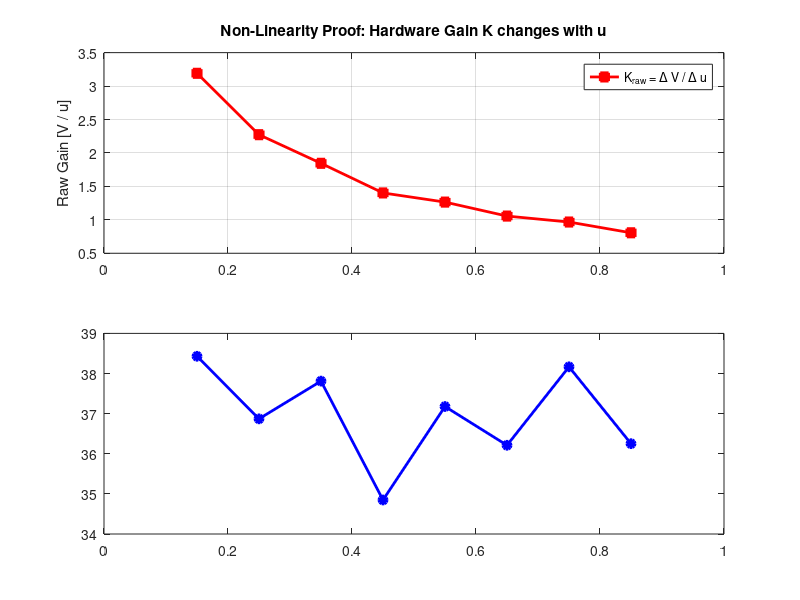

The MATLAB source for this figure: (Note: this script raises an error after producing the figure.)
%% SCDTR - Prova de Não-Linearidade do Ganho K
clear; clc; close all;

% Dados de slope_calibration.m
data = [
    0.10, 0.5061, 55207.01, 4.7420;
    0.20, 0.8252, 29990.23, 4.4770;
    0.30, 1.0525, 21355.29, 4.3295;
    0.40, 1.2370, 16677.52, 4.2221;
    0.50, 1.3772, 13961.38, 4.1449;
    0.60, 1.5037, 11945.34, 4.0772;
    0.70, 1.6093, 10505.76, 4.0214;
    0.80, 1.7060,  9343.41, 3.9705;
    0.90, 1.7866,  8470.91, 3.9279;
];

u = data(:,1); v = data(:,2); log10_R = data(:,4);
m = -0.8492; b = 5.22; % Parâmetros identificados

% Conversão para Lux para ver o ganho final
lux = 10.^((log10_R - b) / m);

% Cálculo dos Ganhos Locais (Derivada Numérica)
du = diff(u);
K_raw = diff(v) ./ du;   % Ganho em V/u
K_lux = diff(lux) ./ du; % Ganho em Lux/u
u_mid = (u(1:end-1) + u(2:end)) / 2; % Pontos médios para o plot

% --- PLOTS ---
figure('Color', 'w', 'Units', 'inches', 'Position', [1, 1, 10, 8]);

% Gráfico 1: Ganho Não Linear do Hardware
subplot(2,1,1);
plot(u_mid, K_raw, 'r-s', 'LineWidth', 2, 'MarkerFaceColor', 'r');
grid on; ylabel('Raw Gain [V / u]');
title('Non-Linearity Proof: Hardware Gain K changes with u');
legend('K_{raw} = \Delta V / \Delta u');

% Gráfico 2: Ganho do Sistema Linearizado
subplot(2,1,2);
plot(u_mid, K_lux, 'b-o', 'LineWidth', 2, 'MarkerFaceColor', 'b');
yline(mean(K_lux), 'k--', ['Mean K: ' num2str(mean(K_lux), '%.1f')]);
grid on; xlabel('Operating Point (Duty Cycle u)'); ylabel('System Gain [Lux / u]');
title('Linearized Gain K (System Response after Log-Log Model)');
legend('K_{lux} = \Delta Lux / \Delta u');

fprintf('Variação do Ganho Bruto: de %.2f a %.2f V/u\n', max(K_raw), min(K_raw));
